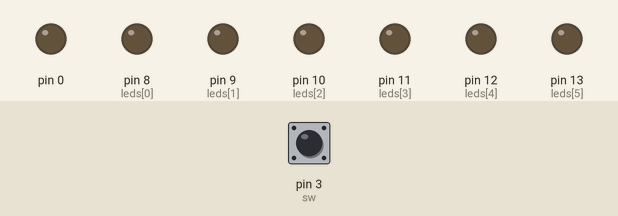
The sketch below on a simulated Arduino Uno, built with avr-gcc and run on an emulated ATmega328P. Parts: output pins drawn as LEDs (lit = HIGH). Dashed ring = blinking. The test bench sets the inputs (shaded band); at power-on: pin 3 (sw) LOW.

Above: at 1.2 s.
1.3 s: pin 3 (sw) pulled HIGH for 1 s
At 2.8 s:
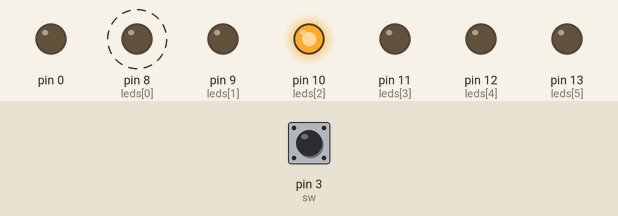
4.0 s: pin 3 (sw) pulled HIGH for 0.15 s
At 5.3 s:
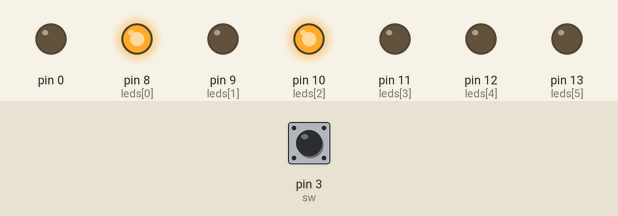
5.8 s: pin 3 (sw) pulled HIGH for 0.15 s
At 6.7 s:
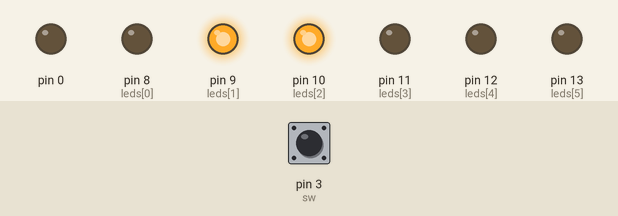
7.6 s: pin 3 (sw) pulled HIGH for 3.2 s
At 11.6 s:
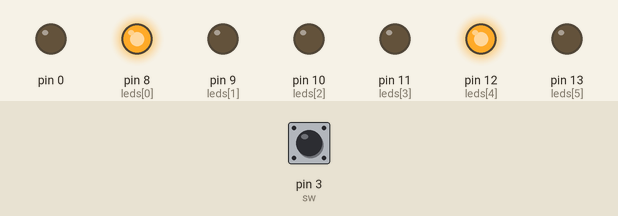
12.3 s: pin 3 (sw) pulled HIGH for 0.15 s
At 12.9 s:
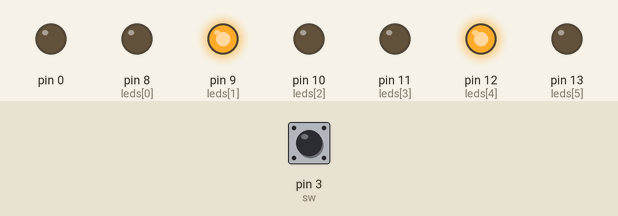
14.1 s: pin 3 (sw) pulled HIGH for 1 s
At 16.1 s:
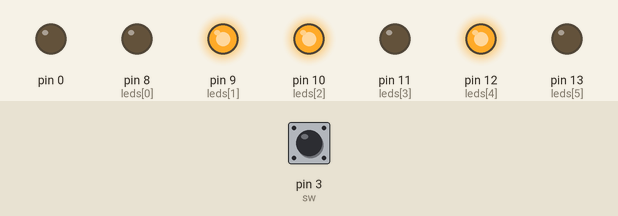
Timing chart, 0 to 17.6 s (numbered marks = the images above; inputs shaded):
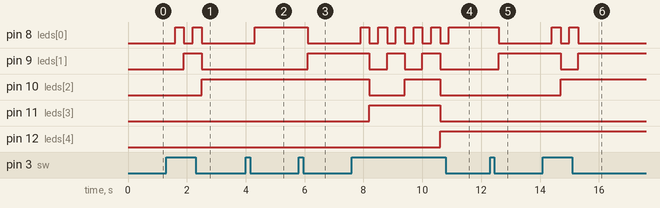

The sketch:

CuascotaH_FernandezS_IchauA-LAB1.ino
```cpp
/*                UNIVERSIDAD TECNICA DEL NORTE
 *            FICA-CIERCOM-SISTEMAS MICROPROCESADOS
 *  INTEGRANTES: CUASCOTA HENRY
 *               FERNANDEZ SERGIO
 *               ICHAU ALEXANDER
 *  Fecha: 30/10/2018
 */
//                            LABORATORIO DE SW
//----------------------------------------------------------------------------------------------

//1.- Realizar un contador binario del 1 al 31

int leds[6]={8,9,10,11,12,13}; // defino leds de salida en que pines
int cto=0; //el contador inicia en 0
int sw=3; // el pulsador el el pin 9
int i=0; // variables
int k =0;
void setup() {
pinMode(sw, INPUT); //declaro sw = a pulsador  como entrada
for(i=0;i<=6;i++){ // variables de salida
pinMode(leds[i],OUTPUT);// declaro leds[i] como salida de los datos en binario
}
}

void loop() {
if (digitalRead(sw)==HIGH){ // si el sw esta en esta alto o si presiono el sw
  delay(300); // delay antirebotes
cto++; // incremento el contador
digitalWrite(leds[i],HIGH); // enciendo leds correspondientes
if (digitalRead(sw)==LOW)// si el sw esta en estado bajo
digitalWrite (leds[i],LOW);// leds apagados
if (cto>31){ // El contador llega a 31 entonces pasa al estado de cto=0
cto=0; // el contador vuelve a cero
}
conteo(); // llamo al metodo conteo
}


}

void conteo (){
  k=cto; // El contador va a variable k
for(i=0; i<=6; i++){ //ciclo para ver que leds debe prenderse
digitalWrite(leds[i], k%2); // saco el modulo de la division para ver es estado del led si prendido o apagado
k=k/2; // Se divide el cociente entre 2 por cada suma de binario
}
 }


 //-----------------------------------------------------------------------------------------------------------------------------
/*

 //2.- Realizar 4 juegos de luces con activación mediante switchs.

int leds[6]={8,9,10,11,12,13}; // Mi vector de leds del 0 al 5
int i=0; // mi variable de recorrido
int rnd=0;  // mi variable que va a tomar valores aleatorios que proporcione el random
int one=7; // sw en el pin 7
int two=6; // sw en el pin 6
int tree=5; //sw en el pi 5
int four=4; //sw en el pin 4

void setup() {
  for( ;i<6;i++){
     pinMode(leds[i],OUTPUT);}  // leds de salida 0 al 5 desde los pines 8 al 13
  i=0;
  for( ;rnd<=6;rnd++)
  pinMode(leds[rnd],OUTPUT); // leds de salida 0 al 5 desde los pines 8 al 13  para el random
  randomSeed(analogRead(0));
  pinMode(one,INPUT);  // pin 7 como entrada
  pinMode(two,INPUT); // pin 6 como entrada
  pinMode(tree,INPUT); // pin 5 como entrada
  pinMode(four,INPUT); // pin 4 como entrada
  }
void loop() {

  //PARA EL SW 1 =JUEGO DE LUCES QUE SE PRENDAN SECUENCIALMENTE LOS LEDS IMPARES(1,3,5).

  if(digitalRead(one)==HIGH){  // comparacion de entrada en el pin 7
 for( ;i<6;i++){
    digitalWrite(leds[i+1],HIGH);
    delay(100);
    i=i+1;}
 for( ;i>0;i--){
    digitalWrite(leds[i],LOW);
    delay(100);}
  }
 else{
 i==0;}

 // PARA EL SW 2 REALIZAR UN PROGRAMA QUE SE ENCIENDAN UNO POR UNO LOS LEDS PARES(0,2,4)

if(digitalRead(two)==HIGH){ // comparacion de entrada en el pin 6
for( ;i<6;i=i+2){
   digitalWrite(leds[i],HIGH);
   delay(100);
   digitalWrite(leds[i],LOW);
   delay(100);}
i=0;}
else
i==0;

//PARA EL SW 3 un juego que se enciendan y apagen los leds de forma aleatoria
if(digitalRead(tree)==HIGH){ // comparacion de entrada en el pin 5
  rnd=random(8,13);   // random( valor minimo , valor maximo) me va a generar valores desde el pin 8 al pin 13
   digitalWrite(rnd,HIGH);  // led aleatorio en alto
   delay(100);
   digitalWrite(rnd,LOW);   // led aleatorio en bajo
   delay(100);
}
else
rnd==0;

// PARA EL SW 4 JUEGO DE LUCES ENCENDIDO PARALELOS (0,5) (1,4) (2,3)
if(digitalRead(four)==HIGH){ // comparacion de entrada en el pin 4
for(;i<6;i++){
  digitalWrite(leds[i],HIGH);
  digitalWrite(leds[5-i],HIGH);
  delay(500);
  }i=5;
  for(;i>=0;i--){
  digitalWrite(leds[i],LOW);
  digitalWrite(leds[5-i],LOW);
  delay(400);
  } i=0;}
  else
  i==0;
}
*/
```

Measured:
- after the input at 1.3 s, pin 8 (leds[0]): alternates HIGH for 0.30 s and LOW for 0.30 s, 4 changes in all, then stays LOW, starting after 0.30 s; pin 9 (leds[1]): LOW → HIGH after 0.60 s, → LOW 0.60 s later; pin 10 (leds[2]): LOW → HIGH after 1.2 s
- after the input at 4.0 s, pin 8 (leds[0]): LOW → HIGH after 0.30 s
- after the input at 5.8 s, pin 8 (leds[0]): HIGH → LOW after 0.30 s; pin 9 (leds[1]): LOW → HIGH after 0.30 s
- after the input at 7.6 s, pin 8 (leds[0]): alternates HIGH for 0.30 s and LOW for 0.30 s, 11 changes in all, then stays HIGH, starting after 0.30 s; pin 9 (leds[1]): alternates HIGH for 0.60 s and LOW for 0.60 s, 5 changes in all, then stays LOW, starting after 0.60 s
- after the input at 12.3 s, pin 8 (leds[0]): HIGH → LOW after 0.30 s; pin 9 (leds[1]): LOW → HIGH after 0.30 s
- after the input at 14.1 s, pin 8 (leds[0]): alternates HIGH for 0.30 s and LOW for 0.30 s, 4 changes in all, then stays LOW, starting after 0.30 s; pin 9 (leds[1]): HIGH → LOW after 0.60 s, → HIGH 0.60 s later; pin 10 (leds[2]): LOW → HIGH after 0.60 s
